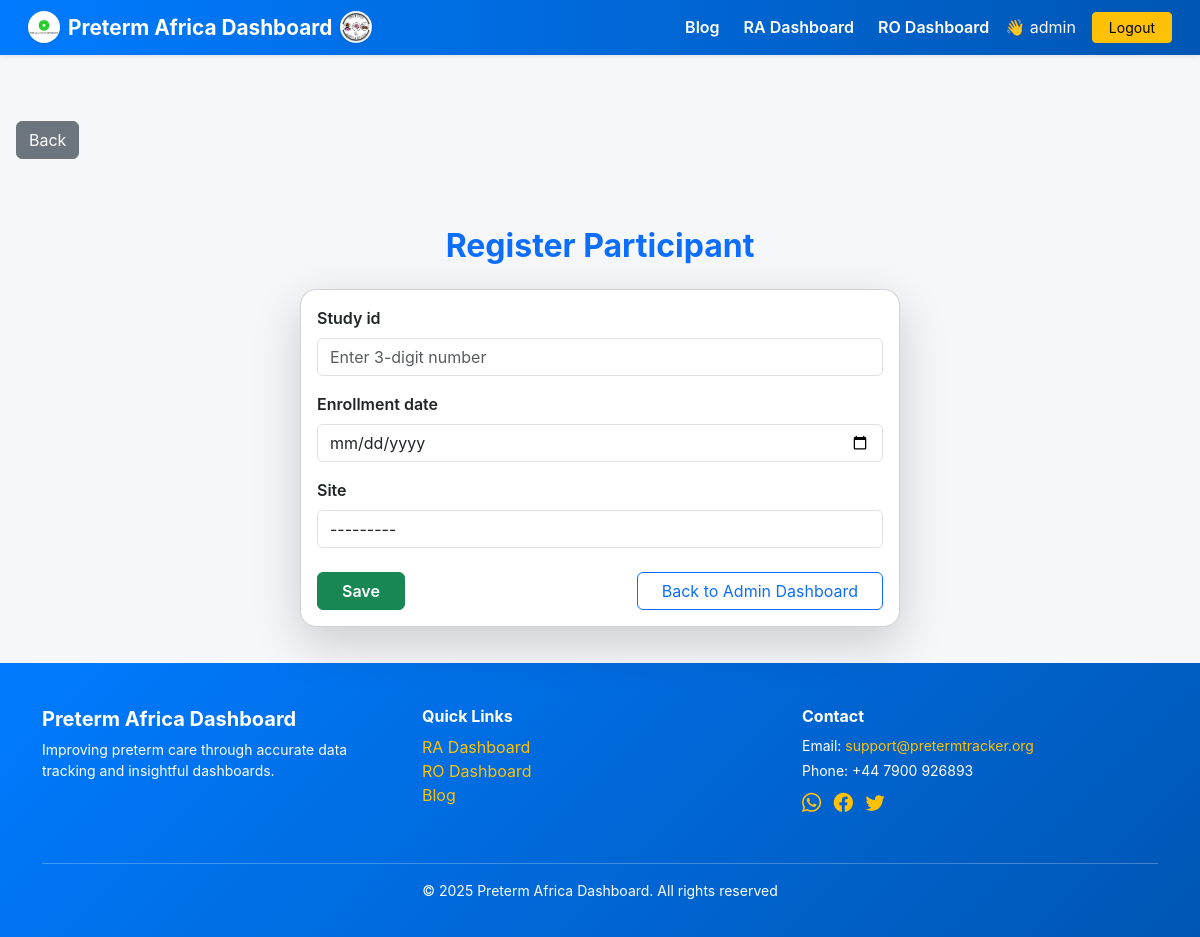
Before: /participant/register/ (signed in) with the older database file.
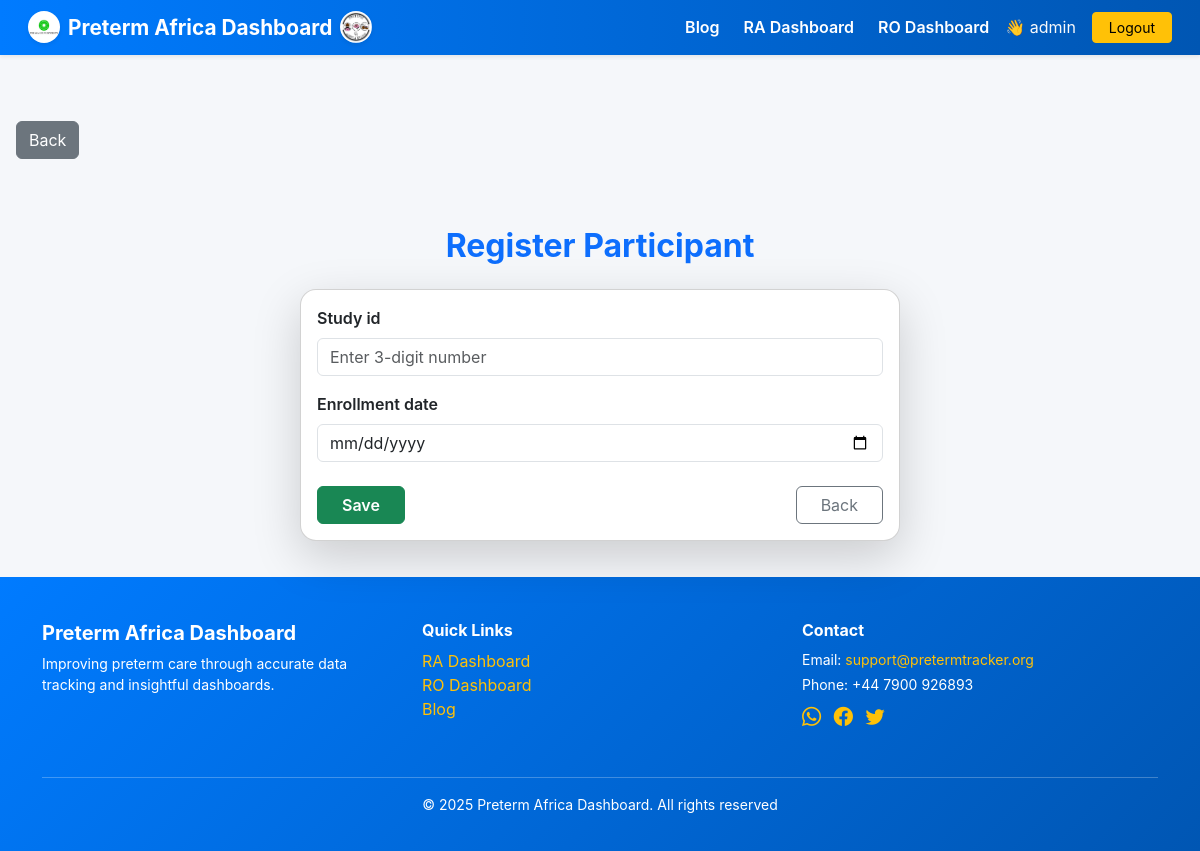
After: the same page with the newer database file.
### tracking/views.py (the view)
# urls.py: path('participant/register/', views.register_participant, name='register_participant'),
@login_required(login_url=reverse_lazy('tracking:ra_login'))
def register_participant(request):
    if request.user.role not in ('RA', 'AD') and not request.user.is_superuser:
        return render(request, 'tracking/forbidden.html', {'message': "Only RAs, PIs, or superusers can register participants."})
    if request.method == 'POST':
        form = ParticipantForm(request.POST, user=request.user)
        if form.is_valid():
            participant = form.save(commit=False)
            if not participant.site:
                participant.site = request.user.site if not request.user.is_superuser else None
            participant.save()
            messages.success(request, f"Participant {participant.study_id} registered.")
            return redirect('tracking:ra_dashboard')
    else:
        form = ParticipantForm(user=request.user)
    return render(request, 'tracking/participant_form.html', {'form': form})

### tracking/forms.py (shortened to what this page needs)
class ParticipantForm(forms.ModelForm):
    study_id = forms.CharField(
        max_length=3,
        validators=[RegexValidator(r'^\d{3}$', 'Enter exactly 3 digits')],
        widget=forms.TextInput(attrs={'placeholder': 'Enter 3-digit number', 'class': 'form-control'})
    )
    enrollment_date = forms.DateField(
        widget=forms.DateInput(attrs={'type': 'date', 'class': 'form-control'})
    )
    site = forms.ModelChoiceField(
        queryset=Site.objects.all(),
        required=False,
        widget=forms.Select(attrs={'class': 'form-control'})
    )
    def __init__(self, *args, **kwargs):
        self.user = kwargs.pop('user', None)
        super().__init__(*args, **kwargs)
        if self.user:
            if self.user.role == 'RA':
                self.fields.pop('site', None)
            elif self.user.role in ['AD', 'RO']:
                self.fields['site'].required = True
            else:
                self.fields.pop('site', None)
    class Meta:
        model = Participant
        fields = ['study_id', 'enrollment_date', 'site']  # site can stay for AD/RO

### tracking/models.py (called while the page is built)
    def __str__(self):
        return self.name

### tracking/templates/tracking/participant_form.html (shortened to what this page needs)
{% extends "tracking/base.html" %}
{% load widget_tweaks %}
{% block content %}
<div class="container mt-5">
  <h2 class="mb-4 text-primary fw-bold text-center">Register Participant</h2>
  <div class="card shadow-lg rounded-4 mx-auto" style="max-width: 600px;">
    <div class="card-body">
      <form method="post" novalidate>
        {% for field in form %}
          {% if field.name != "site" or request.user.role != "RA" %}
            {% if field.field.widget.input_type == "checkbox" %}
              <div class="form-check mb-3">
                {{ field|add_class:"form-check-input" }}
                <label for="{{ field.id_for_label }}" class="form-check-label fw-semibold">{{ field.label }}</label>
                {% for error in field.errors %}
                  <div class="invalid-feedback d-block">{{ error }}</div>
                {% endfor %}
              </div>
            {% else %}
              <div class="mb-3">
                <label for="{{ field.id_for_label }}" class="form-label fw-semibold">{{ field.label }}</label>
                {{ field|add_class:"form-control" }}
              </div>
            {% endif %}
          {% endif %}
        {% endfor %}
        <div class="d-flex justify-content-between mt-4">
          <button type="submit" class="btn btn-success px-4 fw-semibold">Save</button>
          {% if request.user.role == 'AD' %}
            <a href="{% url 'tracking:choose_dashboard' %}" class="btn btn-outline-primary px-4">Back to Admin Dashboard</a>
          {% elif request.user.role == 'RA' %}
            <a href="{% url 'tracking:ra_dashboard' %}" class="btn btn-outline-primary px-4">Back to RA Dashboard</a>
          {% elif request.user.role == 'RO' %}
            <a href="{% url 'tracking:ro_dashboard' %}" class="btn btn-outline-primary px-4">Back to RO Dashboard</a>
          {% else %}
            <a href="javascript:history.back()" class="btn btn-outline-secondary px-4">Back</a>
          {% endif %}
        </div>
      </form>
    </div>
  </div>
</div>
{% endblock %}

Changed rows visible on the page:
changed CustomUser "admin": role "AD" → empty (drawn)
Other visible differences:
text no longer shown: "Back to Admin Dashboard"
list line gone: "Site ---------"
